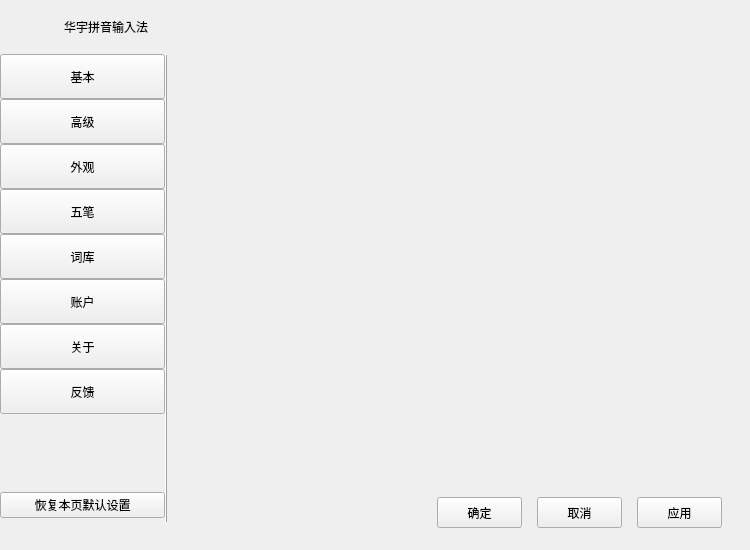
<?xml version="1.0" encoding="UTF-8"?>
<ui version="4.0">
 <class>MainWindow</class>
 <widget class="QMainWindow" name="MainWindow">
  <property name="geometry">
   <rect>
    <x>0</x>
    <y>0</y>
    <width>750</width>
    <height>550</height>
   </rect>
  </property>
  <property name="sizePolicy">
   <sizepolicy hsizetype="Fixed" vsizetype="Fixed">
    <horstretch>0</horstretch>
    <verstretch>0</verstretch>
   </sizepolicy>
  </property>
  <property name="minimumSize">
   <size>
    <width>750</width>
    <height>550</height>
   </size>
  </property>
  <property name="maximumSize">
   <size>
    <width>750</width>
    <height>550</height>
   </size>
  </property>
  <property name="windowTitle">
   <string>设置中心</string>
  </property>
  <property name="windowOpacity">
   <double>1.000000000000000</double>
  </property>
  <property name="iconSize">
   <size>
    <width>16</width>
    <height>16</height>
   </size>
  </property>
  <widget class="StyleSheetableWidget" name="centralWidget">
   <property name="sizePolicy">
    <sizepolicy hsizetype="Fixed" vsizetype="Fixed">
     <horstretch>0</horstretch>
     <verstretch>0</verstretch>
    </sizepolicy>
   </property>
   <property name="minimumSize">
    <size>
     <width>748</width>
     <height>548</height>
    </size>
   </property>
   <property name="maximumSize">
    <size>
     <width>748</width>
     <height>548</height>
    </size>
   </property>
   <layout class="QVBoxLayout" name="verticalLayout">
    <property name="spacing">
     <number>0</number>
    </property>
    <property name="leftMargin">
     <number>0</number>
    </property>
    <property name="topMargin">
     <number>0</number>
    </property>
    <property name="rightMargin">
     <number>0</number>
    </property>
    <property name="bottomMargin">
     <number>0</number>
    </property>
    <item>
     <layout class="QVBoxLayout" name="verticalLayout_6">
      <property name="spacing">
       <number>0</number>
      </property>
      <property name="topMargin">
       <number>0</number>
      </property>
      <property name="bottomMargin">
       <number>0</number>
      </property>
      <item>
       <layout class="QHBoxLayout" name="horizontalLayout">
        <property name="topMargin">
         <number>0</number>
        </property>
        <item>
         <widget class="QWidget" name="widget" native="true">
          <property name="minimumSize">
           <size>
            <width>0</width>
            <height>0</height>
           </size>
          </property>
          <property name="styleSheet">
           <string notr="true"/>
          </property>
          <layout class="QHBoxLayout" name="horizontalLayout_8">
           <item>
            <spacer name="horizontalSpacer_4">
             <property name="orientation">
              <enum>Qt::Horizontal</enum>
             </property>
             <property name="sizeType">
              <enum>QSizePolicy::Fixed</enum>
             </property>
             <property name="sizeHint" stdset="0">
              <size>
               <width>22</width>
               <height>17</height>
              </size>
             </property>
            </spacer>
           </item>
           <item>
            <widget class="QLabel" name="label_logo">
             <property name="minimumSize">
              <size>
               <width>25</width>
               <height>25</height>
              </size>
             </property>
             <property name="maximumSize">
              <size>
               <width>25</width>
               <height>25</height>
              </size>
             </property>
             <property name="text">
              <string/>
             </property>
            </widget>
           </item>
           <item>
            <widget class="QLabel" name="label_title">
             <property name="text">
              <string>华宇拼音输入法</string>
             </property>
            </widget>
           </item>
           <item>
            <spacer name="horizontalSpacer_5">
             <property name="orientation">
              <enum>Qt::Horizontal</enum>
             </property>
             <property name="sizeHint" stdset="0">
              <size>
               <width>40</width>
               <height>20</height>
              </size>
             </property>
            </spacer>
           </item>
           <item>
            <widget class="QPushButton" name="miniBtn">
             <property name="minimumSize">
              <size>
               <width>32</width>
               <height>32</height>
              </size>
             </property>
             <property name="maximumSize">
              <size>
               <width>32</width>
               <height>32</height>
              </size>
             </property>
             <property name="focusPolicy">
              <enum>Qt::NoFocus</enum>
             </property>
             <property name="styleSheet">
              <string notr="true"/>
             </property>
             <property name="text">
              <string/>
             </property>
             <property name="flat">
              <bool>true</bool>
             </property>
            </widget>
           </item>
           <item>
            <widget class="QPushButton" name="close_push_button">
             <property name="minimumSize">
              <size>
               <width>32</width>
               <height>32</height>
              </size>
             </property>
             <property name="maximumSize">
              <size>
               <width>32</width>
               <height>32</height>
              </size>
             </property>
             <property name="focusPolicy">
              <enum>Qt::NoFocus</enum>
             </property>
             <property name="styleSheet">
              <string notr="true"/>
             </property>
             <property name="text">
              <string/>
             </property>
             <property name="flat">
              <bool>true</bool>
             </property>
            </widget>
           </item>
          </layout>
         </widget>
        </item>
       </layout>
      </item>
      <item>
       <layout class="QHBoxLayout" name="horizontalLayout_2" stretch="1,0,5">
        <property name="spacing">
         <number>0</number>
        </property>
        <property name="rightMargin">
         <number>0</number>
        </property>
        <property name="bottomMargin">
         <number>0</number>
        </property>
        <item>
         <layout class="QVBoxLayout" name="verticalLayout_9">
          <property name="spacing">
           <number>0</number>
          </property>
          <item>
           <widget class="QPushButton" name="config_option_button">
            <property name="minimumSize">
             <size>
              <width>165</width>
              <height>45</height>
             </size>
            </property>
            <property name="maximumSize">
             <size>
              <width>165</width>
              <height>45</height>
             </size>
            </property>
            <property name="text">
             <string>基本</string>
            </property>
           </widget>
          </item>
          <item>
           <widget class="QPushButton" name="advanced_option_button">
            <property name="minimumSize">
             <size>
              <width>165</width>
              <height>45</height>
             </size>
            </property>
            <property name="maximumSize">
             <size>
              <width>165</width>
              <height>45</height>
             </size>
            </property>
            <property name="text">
             <string>高级</string>
            </property>
           </widget>
          </item>
          <item>
           <widget class="QPushButton" name="skin_option_button">
            <property name="minimumSize">
             <size>
              <width>165</width>
              <height>45</height>
             </size>
            </property>
            <property name="maximumSize">
             <size>
              <width>165</width>
              <height>45</height>
             </size>
            </property>
            <property name="text">
             <string>外观</string>
            </property>
           </widget>
          </item>
          <item>
           <widget class="QPushButton" name="wubi_option_button">
            <property name="minimumSize">
             <size>
              <width>165</width>
              <height>45</height>
             </size>
            </property>
            <property name="maximumSize">
             <size>
              <width>165</width>
              <height>45</height>
             </size>
            </property>
            <property name="text">
             <string>五笔</string>
            </property>
           </widget>
          </item>
          <item>
           <widget class="QPushButton" name="wordlib_option_button">
            <property name="minimumSize">
             <size>
              <width>165</width>
              <height>45</height>
             </size>
            </property>
            <property name="maximumSize">
             <size>
              <width>165</width>
              <height>45</height>
             </size>
            </property>
            <property name="text">
             <string>词库</string>
            </property>
           </widget>
          </item>
          <item>
           <widget class="QPushButton" name="account_option_button">
            <property name="minimumSize">
             <size>
              <width>165</width>
              <height>45</height>
             </size>
            </property>
            <property name="maximumSize">
             <size>
              <width>165</width>
              <height>45</height>
             </size>
            </property>
            <property name="text">
             <string>账户</string>
            </property>
           </widget>
          </item>
          <item>
           <widget class="QPushButton" name="about_option_button">
            <property name="minimumSize">
             <size>
              <width>165</width>
              <height>45</height>
             </size>
            </property>
            <property name="maximumSize">
             <size>
              <width>165</width>
              <height>45</height>
             </size>
            </property>
            <property name="text">
             <string>关于</string>
            </property>
           </widget>
          </item>
          <item>
           <widget class="QPushButton" name="feedback_option_button">
            <property name="minimumSize">
             <size>
              <width>165</width>
              <height>45</height>
             </size>
            </property>
            <property name="maximumSize">
             <size>
              <width>165</width>
              <height>45</height>
             </size>
            </property>
            <property name="text">
             <string>反馈</string>
            </property>
           </widget>
          </item>
          <item>
           <spacer name="verticalSpacer">
            <property name="orientation">
             <enum>Qt::Vertical</enum>
            </property>
            <property name="sizeHint" stdset="0">
             <size>
              <width>20</width>
              <height>40</height>
             </size>
            </property>
           </spacer>
          </item>
          <item>
           <widget class="QPushButton" name="resetconfigbtn">
            <property name="text">
             <string>恢复本页默认设置</string>
            </property>
           </widget>
          </item>
          <item>
           <spacer name="verticalSpacer_2">
            <property name="orientation">
             <enum>Qt::Vertical</enum>
            </property>
            <property name="sizeType">
             <enum>QSizePolicy::Fixed</enum>
            </property>
            <property name="sizeHint" stdset="0">
             <size>
              <width>20</width>
              <height>30</height>
             </size>
            </property>
           </spacer>
          </item>
         </layout>
        </item>
        <item>
         <layout class="QVBoxLayout" name="verticalLayout_2">
          <property name="spacing">
           <number>0</number>
          </property>
          <property name="leftMargin">
           <number>0</number>
          </property>
          <property name="bottomMargin">
           <number>0</number>
          </property>
          <item>
           <widget class="Line" name="line">
            <property name="minimumSize">
             <size>
              <width>0</width>
              <height>0</height>
             </size>
            </property>
            <property name="frameShadow">
             <enum>QFrame::Raised</enum>
            </property>
            <property name="orientation">
             <enum>Qt::Vertical</enum>
            </property>
           </widget>
          </item>
          <item>
           <spacer name="verticalSpacer_3">
            <property name="orientation">
             <enum>Qt::Vertical</enum>
            </property>
            <property name="sizeType">
             <enum>QSizePolicy::Fixed</enum>
            </property>
            <property name="sizeHint" stdset="0">
             <size>
              <width>1</width>
              <height>25</height>
             </size>
            </property>
           </spacer>
          </item>
         </layout>
        </item>
        <item>
         <layout class="QVBoxLayout" name="verticalLayout_8">
          <property name="spacing">
           <number>0</number>
          </property>
          <property name="bottomMargin">
           <number>0</number>
          </property>
          <item>
           <widget class="QStackedWidget" name="stackedWidget">
            <property name="minimumSize">
             <size>
              <width>0</width>
              <height>0</height>
             </size>
            </property>
            <property name="maximumSize">
             <size>
              <width>16777215</width>
              <height>16777215</height>
             </size>
            </property>
            <property name="styleSheet">
             <string notr="true"/>
            </property>
            <property name="currentIndex">
             <number>-1</number>
            </property>
           </widget>
          </item>
          <item>
           <widget class="QWidget" name="bottom_widget" native="true">
            <layout class="QHBoxLayout" name="horizontalLayout_3">
             <property name="spacing">
              <number>15</number>
             </property>
             <property name="topMargin">
              <number>20</number>
             </property>
             <property name="bottomMargin">
              <number>20</number>
             </property>
             <item>
              <spacer name="horizontalSpacer">
               <property name="orientation">
                <enum>Qt::Horizontal</enum>
               </property>
               <property name="sizeHint" stdset="0">
                <size>
                 <width>40</width>
                 <height>20</height>
                </size>
               </property>
              </spacer>
             </item>
             <item>
              <widget class="QPushButton" name="confirm_button">
               <property name="minimumSize">
                <size>
                 <width>85</width>
                 <height>31</height>
                </size>
               </property>
               <property name="maximumSize">
                <size>
                 <width>85</width>
                 <height>31</height>
                </size>
               </property>
               <property name="text">
                <string>确定</string>
               </property>
              </widget>
             </item>
             <item>
              <widget class="QPushButton" name="cancel_button">
               <property name="minimumSize">
                <size>
                 <width>85</width>
                 <height>31</height>
                </size>
               </property>
               <property name="maximumSize">
                <size>
                 <width>85</width>
                 <height>31</height>
                </size>
               </property>
               <property name="text">
                <string>取消</string>
               </property>
              </widget>
             </item>
             <item>
              <widget class="QPushButton" name="apply_button">
               <property name="minimumSize">
                <size>
                 <width>85</width>
                 <height>31</height>
                </size>
               </property>
               <property name="maximumSize">
                <size>
                 <width>85</width>
                 <height>31</height>
                </size>
               </property>
               <property name="text">
                <string>应用</string>
               </property>
              </widget>
             </item>
             <item>
              <spacer name="horizontalSpacer_2">
               <property name="orientation">
                <enum>Qt::Horizontal</enum>
               </property>
               <property name="sizeType">
                <enum>QSizePolicy::Fixed</enum>
               </property>
               <property name="sizeHint" stdset="0">
                <size>
                 <width>15</width>
                 <height>20</height>
                </size>
               </property>
              </spacer>
             </item>
            </layout>
           </widget>
          </item>
         </layout>
        </item>
       </layout>
      </item>
     </layout>
    </item>
   </layout>
  </widget>
 </widget>
 <layoutdefault spacing="6" margin="11"/>
 <customwidgets>
  <customwidget>
   <class>StyleSheetableWidget</class>
   <extends>QWidget</extends>
   <header>customize_ui/stylesheetablewidget.h</header>
   <container>1</container>
  </customwidget>
 </customwidgets>
 <resources/>
 <connections/>
</ui>
